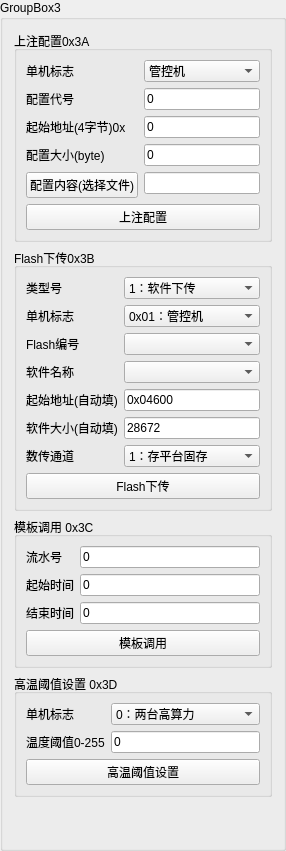
        <widget class="QGroupBox" name="groupBox_3">
         <property name="title">
          <string>GroupBox3</string>
         </property>
         <layout class="QVBoxLayout" name="verticalLayout_3">
          <item>
           <widget class="QGroupBox" name="groupBox_13">
            <property name="title">
             <string>上注配置0x3A</string>
            </property>
            <layout class="QVBoxLayout" name="verticalLayout_13">
             <item>
              <layout class="QFormLayout" name="formLayout_9">
               <item row="0" column="0">
                <widget class="QLabel" name="Label_10">
                 <property name="text">
                  <string>单机标志</string>
                 </property>
                </widget>
               </item>
               <item row="0" column="1">
                <widget class="QComboBox" name="cB_0x39_1">
                 <item>
                  <property name="text">
                   <string>管控机</string>
                  </property>
                 </item>
                 <item>
                  <property name="text">
                   <string>高算力平台1</string>
                  </property>
                 </item>
                 <item>
                  <property name="text">
                   <string>高算力平台2 </string>
                  </property>
                 </item>
                </widget>
               </item>
               <item row="2" column="0">
                <widget class="QLabel" name="label_28">
                 <property name="text">
                  <string>起始地址(4字节)0x</string>
                 </property>
                </widget>
               </item>
               <item row="2" column="1">
                <widget class="QLineEdit" name="lineEdit_0x39_3">
                 <property name="text">
                  <string>0</string>
                 </property>
                </widget>
               </item>
               <item row="3" column="0">
                <widget class="QLabel" name="label_29">
                 <property name="text">
                  <string>配置大小(byte)</string>
                 </property>
                </widget>
               </item>
               <item row="3" column="1">
                <widget class="QLineEdit" name="lineEdit_0x39_4">
                 <property name="text">
                  <string>0</string>
                 </property>
                </widget>
               </item>
               <item row="4" column="0">
                <widget class="QPushButton" name="pushButton_0x39chppsefile">
                 <property name="text">
                  <string>配置内容(选择文件)</string>
                 </property>
                </widget>
               </item>
               <item row="4" column="1">
                <widget class="QLineEdit" name="lineEdit_0x39_5"/>
               </item>
               <item row="1" column="1">
                <widget class="QLineEdit" name="lineEdit_0x39_2">
                 <property name="text">
                  <string>0</string>
                 </property>
                </widget>
               </item>
               <item row="1" column="0">
                <widget class="QLabel" name="label_27">
                 <property name="text">
                  <string>配置代号</string>
                 </property>
                </widget>
               </item>
              </layout>
             </item>
             <item>
              <widget class="QPushButton" name="pB_0x39">
               <property name="text">
                <string>上注配置</string>
               </property>
              </widget>
             </item>
            </layout>
           </widget>
          </item>
          <item>
           <widget class="QGroupBox" name="groupBox_35">
            <property name="sizePolicy">
             <sizepolicy hsizetype="Preferred" vsizetype="Expanding">
              <horstretch>0</horstretch>
              <verstretch>0</verstretch>
             </sizepolicy>
            </property>
            <property name="title">
             <string>Flash下传0x3B</string>
            </property>
            <layout class="QVBoxLayout" name="verticalLayout_43">
             <item>
              <layout class="QFormLayout" name="formLayout_29">
               <item row="0" column="0">
                <widget class="QLabel" name="Label_47">
                 <property name="text">
                  <string>类型号</string>
                 </property>
                </widget>
               </item>
               <item row="0" column="1">
                <widget class="QComboBox" name="cB_downtrans">
                 <item>
                  <property name="text">
                   <string>1：软件下传</string>
                  </property>
                 </item>
                 <item>
                  <property name="text">
                   <string>2：配置下传</string>
                  </property>
                 </item>
                 <item>
                  <property name="text">
                   <string>3：Flash下传</string>
                  </property>
                 </item>
                </widget>
               </item>
               <item row="1" column="0">
                <widget class="QLabel" name="label_3">
                 <property name="text">
                  <string>单机标志</string>
                 </property>
                </widget>
               </item>
               <item row="1" column="1">
                <widget class="QComboBox" name="comboBox_3B_1">
                 <item>
                  <property name="text">
                   <string>0x01：管控机</string>
                  </property>
                 </item>
                 <item>
                  <property name="text">
                   <string>0x02：高算力平台1</string>
                  </property>
                 </item>
                 <item>
                  <property name="text">
                   <string>0x03：高算力平台2</string>
                  </property>
                 </item>
                </widget>
               </item>
               <item row="2" column="0">
                <widget class="QLabel" name="label_4">
                 <property name="text">
                  <string>Flash编号</string>
                 </property>
                </widget>
               </item>
               <item row="2" column="1">
                <widget class="QComboBox" name="comboBox__3B_2"/>
               </item>
               <item row="3" column="0">
                <widget class="QLabel" name="label_5">
                 <property name="text">
                  <string>软件名称</string>
                 </property>
                </widget>
               </item>
               <item row="3" column="1">
                <widget class="QComboBox" name="comboBox__3B_3"/>
               </item>
               <item row="4" column="0">
                <widget class="QLabel" name="label_6">
                 <property name="text">
                  <string>起始地址(自动填)</string>
                 </property>
                </widget>
               </item>
               <item row="4" column="1">
                <widget class="QLineEdit" name="lineEdit_3B_4">
                 <property name="enabled">
                  <bool>true</bool>
                 </property>
                 <property name="text">
                  <string>0x04600</string>
                 </property>
                </widget>
               </item>
               <item row="5" column="0">
                <widget class="QLabel" name="label_7">
                 <property name="text">
                  <string>软件大小(自动填)</string>
                 </property>
                </widget>
               </item>
               <item row="5" column="1">
                <widget class="QLineEdit" name="lineEdit__3B_5">
                 <property name="enabled">
                  <bool>true</bool>
                 </property>
                 <property name="text">
                  <string>28672</string>
                 </property>
                </widget>
               </item>
               <item row="6" column="0">
                <widget class="QLabel" name="label_8">
                 <property name="text">
                  <string>数传通道 </string>
                 </property>
                </widget>
               </item>
               <item row="6" column="1">
                <widget class="QComboBox" name="comboBox__3B_6">
                 <item>
                  <property name="text">
                   <string>1：存平台固存</string>
                  </property>
                 </item>
                 <item>
                  <property name="text">
                   <string>2：存管控机固存</string>
                  </property>
                 </item>
                </widget>
               </item>
              </layout>
             </item>
             <item>
              <widget class="QPushButton" name="pB_softwate_download">
               <property name="enabled">
                <bool>true</bool>
               </property>
               <property name="text">
                <string>Flash下传</string>
               </property>
              </widget>
             </item>
            </layout>
           </widget>
          </item>
          <item>
           <widget class="QGroupBox" name="groupBox_5">
            <property name="title">
             <string>模板调用 0x3C</string>
            </property>
            <layout class="QVBoxLayout" name="verticalLayout_5">
             <item>
              <layout class="QFormLayout" name="formLayout_3">
               <item row="0" column="0">
                <widget class="QLabel" name="label_18">
                 <property name="text">
                  <string>流水号</string>
                 </property>
                </widget>
               </item>
               <item row="0" column="1">
                <widget class="QLineEdit" name="lineEdit_0x3c_1">
                 <property name="text">
                  <string>0</string>
                 </property>
                </widget>
               </item>
               <item row="1" column="0">
                <widget class="QLabel" name="label_19">
                 <property name="text">
                  <string>起始时间</string>
                 </property>
                </widget>
               </item>
               <item row="2" column="0">
                <widget class="QLabel" name="label_20">
                 <property name="text">
                  <string>结束时间</string>
                 </property>
                </widget>
               </item>
               <item row="1" column="1">
                <widget class="QLineEdit" name="lineEdit_0x3c_2">
                 <property name="text">
                  <string>0</string>
                 </property>
                </widget>
               </item>
               <item row="2" column="1">
                <widget class="QLineEdit" name="lineEdit_0x3c_3">
                 <property name="text">
                  <string>0</string>
                 </property>
                </widget>
               </item>
              </layout>
             </item>
             <item>
              <widget class="QPushButton" name="pushButton_0x3C">
               <property name="text">
                <string>模板调用</string>
               </property>
              </widget>
             </item>
            </layout>
           </widget>
          </item>
          <item>
           <widget class="QGroupBox" name="groupBox_6">
            <property name="title">
             <string>高温阈值设置 0x3D</string>
            </property>
            <layout class="QVBoxLayout" name="verticalLayout_6">
             <item>
              <layout class="QFormLayout" name="formLayout_2">
               <item row="0" column="0">
                <widget class="QLabel" name="label_21">
                 <property name="text">
                  <string>单机标志</string>
                 </property>
                </widget>
               </item>
               <item row="0" column="1">
                <widget class="QComboBox" name="cB_0x3D_1">
                 <item>
                  <property name="text">
                   <string>0：两台高算力</string>
                  </property>
                 </item>
                 <item>
                  <property name="text">
                   <string>1：高算力平台1</string>
                  </property>
                 </item>
                 <item>
                  <property name="text">
                   <string>2：高算力平台2</string>
                  </property>
                 </item>
                </widget>
               </item>
               <item row="1" column="0">
                <widget class="QLabel" name="label_22">
                 <property name="text">
                  <string>温度阈值0-255</string>
                 </property>
                </widget>
               </item>
               <item row="1" column="1">
                <widget class="QLineEdit" name="lineEdit_0x3D_2">
                 <property name="text">
                  <string>0</string>
                 </property>
                </widget>
               </item>
              </layout>
             </item>
             <item>
              <widget class="QPushButton" name="pB_0x3D">
               <property name="text">
                <string>高温阈值设置</string>
               </property>
              </widget>
             </item>
            </layout>
           </widget>
          </item>
          <item>
           <spacer name="verticalSpacer">
            <property name="orientation">
             <enum>Qt::Vertical</enum>
            </property>
            <property name="sizeHint" stdset="0">
             <size>
              <width>20</width>
              <height>40</height>
             </size>
            </property>
           </spacer>
          </item>
         </layout>
        </widget>
